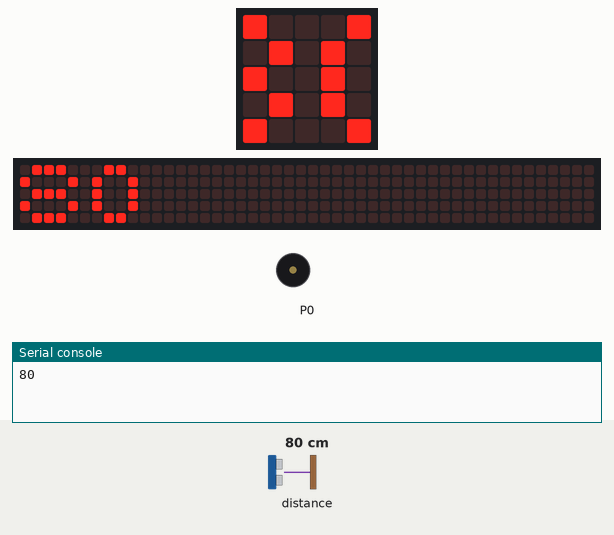
The program below on a simulated BBC micro:bit (MakeCode). Parts: the board's 5×5 LED display, a strip that is not on the board, showing the scrolling text unrolled, buzzer (waves = sounding), the last lines printed to the serial console. The inputs (shaded band) are chosen by the test bench; at power-on: distance to the obstacle 80 cm. The 48×5 strip is a reading aid, not a part: it shows the text the display is scrolling, unrolled, one strip-width of it at a time.

Above: at 1.29 s.
1.3 s: distance to the obstacle set to 2 cm
At 4.0 s:
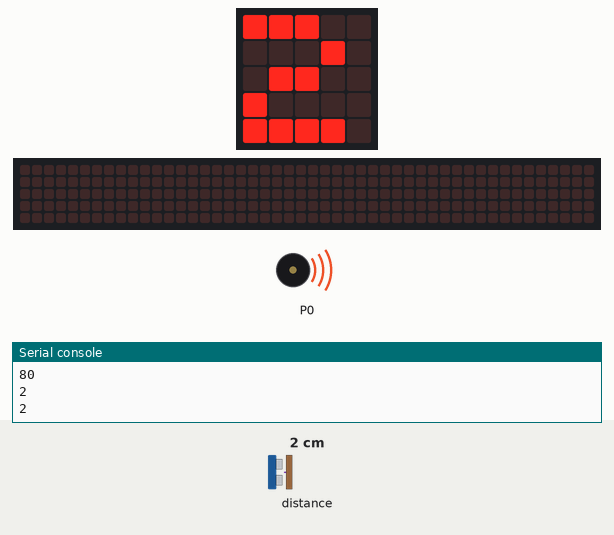
4.9 s: distance to the obstacle set to 18 cm
At 5.44 s:
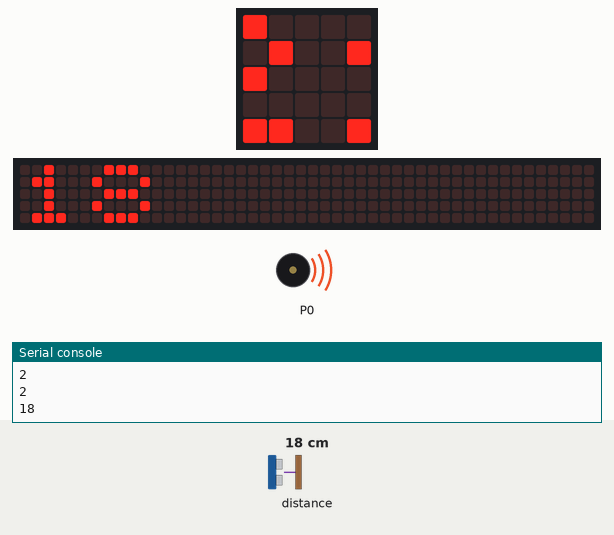
6.7 s: distance to the obstacle set to 4 cm
At 8.62 s:
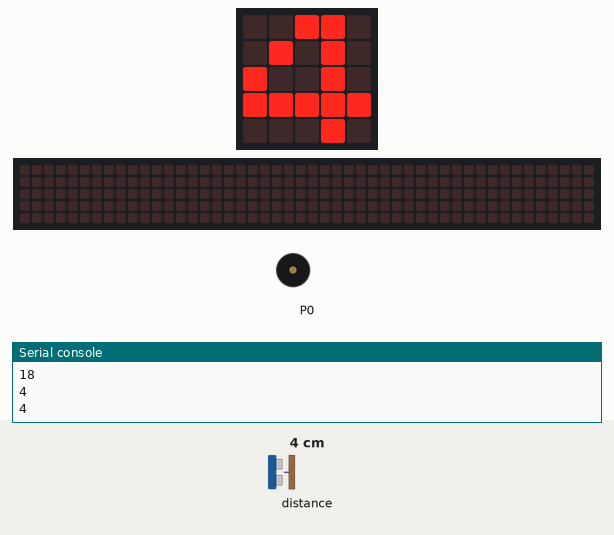
Timing chart, 0 to 15.2 s (numbered marks = the images above; inputs shaded):
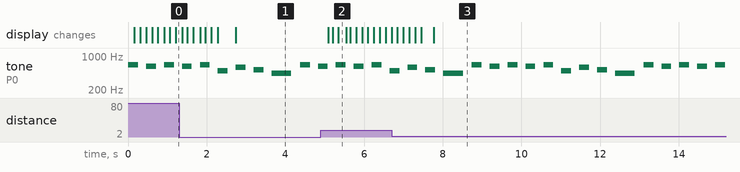

Measured:
- after the input at 1.3 s, the display: first differs from a run without the input after 1.4 s (image 1)
- after the input at 4.9 s, the display: first changes after 0.19 s (image 2 shows a later state)
- after the input at 6.7 s, the display: first differs from a run without the input after 1.1 s (image 3)
- by itself, tone on P0: plays 587 Hz for 0.25 s, 523 Hz for 0.25 s, 440 Hz for 0.50 s, 659 Hz for 0.25 s, 622 Hz for 0.25 s, 659 Hz for 0.25 s … (17 notes in this stretch)

The program:

main.ts
```typescript
music.setVolume(255)
basic.forever(function () {
    serial.writeLine("" + (sonar.ping(
    DigitalPin.P1,
    DigitalPin.P2,
    PingUnit.Centimeters
    )))
    basic.showNumber(sonar.ping(
    DigitalPin.P1,
    DigitalPin.P2,
    PingUnit.Centimeters
    ))
})
basic.forever(function () {
    music.playTone(659, music.beat(BeatFraction.Half))
    basic.pause(200)
    music.playTone(622, music.beat(BeatFraction.Half))
    basic.pause(200)
    music.playTone(659, music.beat(BeatFraction.Half))
    basic.pause(200)
    music.playTone(622, music.beat(BeatFraction.Half))
    basic.pause(200)
    music.playTone(659, music.beat(BeatFraction.Half))
    basic.pause(200)
    music.playTone(494, music.beat(BeatFraction.Half))
    basic.pause(200)
    music.playTone(587, music.beat(BeatFraction.Half))
    basic.pause(200)
    music.playTone(523, music.beat(BeatFraction.Half))
    basic.pause(200)
    music.playTone(440, music.beat(BeatFraction.Whole))
    basic.pause(200)
})
```

test.ts
```typescript
// 在這裡測試；當此封包作為擴充功能時，將不會編譯此內容。
```
